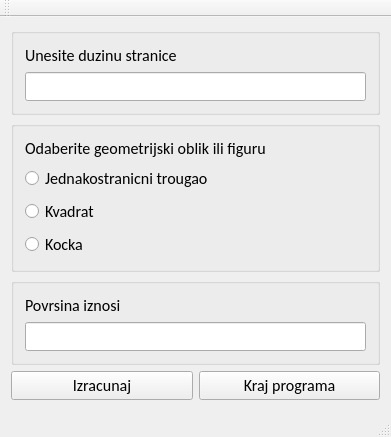
<?xml version="1.0" encoding="UTF-8"?>
<ui version="4.0">
 <class>MainWindow</class>
 <widget class="QMainWindow" name="MainWindow">
  <property name="geometry">
   <rect>
    <x>0</x>
    <y>0</y>
    <width>391</width>
    <height>392</height>
   </rect>
  </property>
  <property name="font">
   <font>
    <family>Calibri</family>
    <pointsize>12</pointsize>
   </font>
  </property>
  <property name="windowTitle">
   <string>MainWindow</string>
  </property>
  <widget class="QWidget" name="centralWidget">
   <layout class="QVBoxLayout" name="verticalLayout">
    <item>
     <widget class="QGroupBox" name="groupBox">
      <property name="title">
       <string/>
      </property>
      <layout class="QVBoxLayout" name="verticalLayout_4">
       <item>
        <widget class="QLabel" name="label">
         <property name="text">
          <string>Unesite duzinu stranice</string>
         </property>
        </widget>
       </item>
       <item>
        <widget class="QLineEdit" name="lineEdit"/>
       </item>
      </layout>
     </widget>
    </item>
    <item>
     <widget class="QGroupBox" name="groupBox_2">
      <property name="title">
       <string/>
      </property>
      <layout class="QVBoxLayout" name="verticalLayout_3">
       <item>
        <widget class="QLabel" name="label_2">
         <property name="text">
          <string>Odaberite geometrijski oblik ili figuru</string>
         </property>
        </widget>
       </item>
       <item>
        <widget class="QRadioButton" name="radioButton">
         <property name="text">
          <string>Jednakostranicni trougao</string>
         </property>
        </widget>
       </item>
       <item>
        <widget class="QRadioButton" name="radioButton_2">
         <property name="text">
          <string>Kvadrat</string>
         </property>
        </widget>
       </item>
       <item>
        <widget class="QRadioButton" name="radioButton_3">
         <property name="text">
          <string>Kocka</string>
         </property>
        </widget>
       </item>
      </layout>
     </widget>
    </item>
    <item>
     <widget class="QGroupBox" name="groupBox_3">
      <property name="title">
       <string/>
      </property>
      <layout class="QVBoxLayout" name="verticalLayout_2">
       <item>
        <widget class="QLabel" name="label_3">
         <property name="text">
          <string>Povrsina iznosi</string>
         </property>
        </widget>
       </item>
       <item>
        <widget class="QLineEdit" name="lineEdit_2">
         <property name="readOnly">
          <bool>true</bool>
         </property>
        </widget>
       </item>
      </layout>
     </widget>
    </item>
    <item>
     <layout class="QGridLayout" name="gridLayout">
      <item row="0" column="0">
       <widget class="QPushButton" name="pushButton">
        <property name="text">
         <string>Izracunaj</string>
        </property>
       </widget>
      </item>
      <item row="0" column="1">
       <widget class="QPushButton" name="pushButton_2">
        <property name="text">
         <string>Kraj programa</string>
        </property>
       </widget>
      </item>
     </layout>
    </item>
   </layout>
  </widget>
  <widget class="QMenuBar" name="menuBar">
   <property name="geometry">
    <rect>
     <x>0</x>
     <y>0</y>
     <width>391</width>
     <height>25</height>
    </rect>
   </property>
  </widget>
  <widget class="QToolBar" name="mainToolBar">
   <attribute name="toolBarArea">
    <enum>TopToolBarArea</enum>
   </attribute>
   <attribute name="toolBarBreak">
    <bool>false</bool>
   </attribute>
  </widget>
  <widget class="QStatusBar" name="statusBar"/>
 </widget>
 <layoutdefault spacing="6" margin="11"/>
 <resources/>
 <connections/>
</ui>
